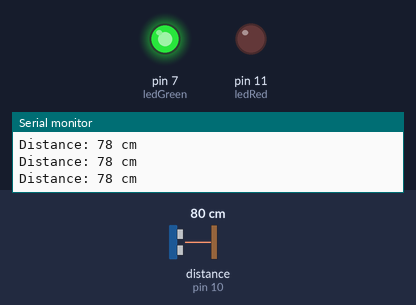
The sketch below on a simulated Arduino Uno, built with avr-gcc and run on an emulated ATmega328P. Shown: output pins drawn as LEDs (lit = HIGH), the last lines printed to the serial monitor. Wiring (inferred from the names in the program): ultrasonic range finder: trigger pin 9; echo pin 10. The inputs (shaded band) are chosen by the test bench; at power-on: distance to the obstacle (sensor on pin 10) 80 cm. The echo pulse lasts 58.3 µs per cm; pins used as bus, display or sensor lines are not drawn.

Above: at 1.3 s.
1.4 s: distance to the obstacle (sensor on pin 10) set to 23 cm
2.9 s: distance to the obstacle (sensor on pin 10) set to 18 cm
At 4.1 s:
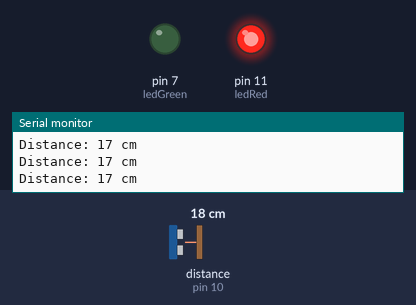
4.5 s: distance to the obstacle (sensor on pin 10) set to 35 cm
At 5.5 s:
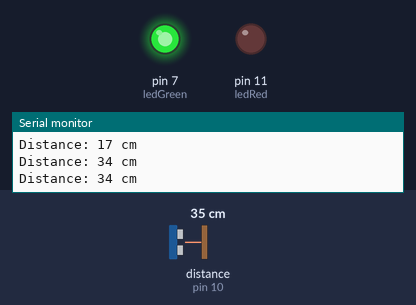
6.0 s: distance to the obstacle (sensor on pin 10) set to 2 cm
At 6.9 s:
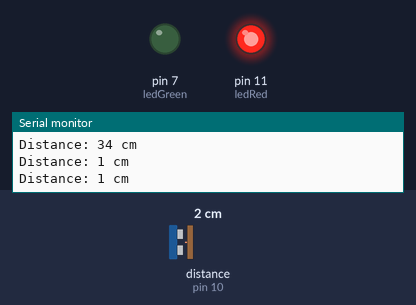
Timing chart, 0 to 8.5 s (numbered marks = the images above; inputs shaded):
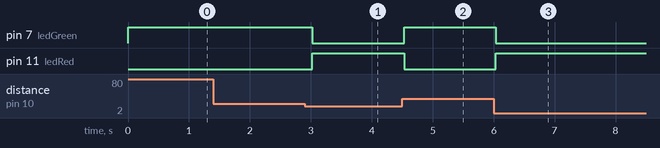

Measured:
- the behaviour switches between 21 and 20 cm on distance to the obstacle (sensor on pin 10) (found by bisection; images 0 and 1)
- after the input at 2.9 s, pin 7 (ledGreen): HIGH → LOW after 0.12 s; pin 11 (ledRed): LOW → HIGH after 0.12 s
- after the input at 4.5 s, pin 7 (ledGreen): LOW → HIGH at once; pin 11 (ledRed): HIGH → LOW at once
- after the input at 6.0 s, pin 7 (ledGreen): HIGH → LOW at once; pin 11 (ledRed): LOW → HIGH at once

The sketch:

sketch_jul12a.ino
```cpp
const int trigpin = 9;
const int echopin = 10;
const int ledRed = 11;
const int ledGreen = 7;

long duration;
int distance;

void setup() {
  pinMode(trigpin, OUTPUT);
  pinMode(echopin, INPUT);
  pinMode(ledRed, OUTPUT);
  pinMode(ledGreen, OUTPUT);
  Serial.begin(9600);
}

void loop() {
  // Clear the trig pin
  digitalWrite(trigpin, LOW);
  delayMicroseconds(2);

  // Sends a 10 microsecond pulse
  digitalWrite(trigpin, HIGH);
  delayMicroseconds(10);
  digitalWrite(trigpin, LOW);

  // Read echo time
  duration = pulseIn(echopin, HIGH);

  // Calculate distance in cm
  distance = duration * 0.034 / 2;

  // Prints the distance
  Serial.print("Distance: ");
  Serial.print(distance);
  Serial.println(" cm");

  // LED control based on distance
  if (distance < 20) {
    digitalWrite(ledRed, HIGH);
    digitalWrite(ledGreen, LOW);
  } else {
    digitalWrite(ledRed, LOW);
    digitalWrite(ledGreen, HIGH);
  }

  delay(500); // Small delay for readability dont want the serial monitor to spam

}
```
